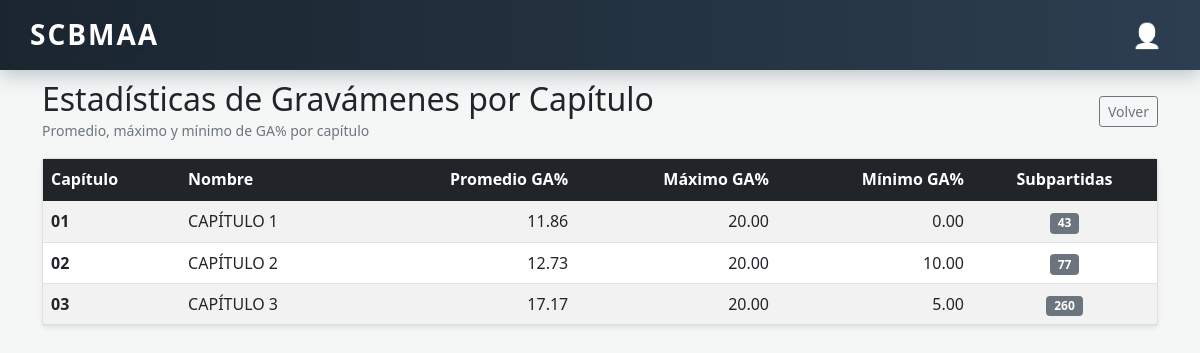
Page /aranceles/estadisticas/ (signed in) on the committed database.
### aranceles/models.py (models this page shows, shortened)
class Capitulo(models.Model):
    id = models.IntegerField(primary_key=True) # Usamos ID manual para coincidir con SQL
    seccion = models.ForeignKey(Seccion, on_delete=models.CASCADE, related_name='capitulos')
    codigo = models.CharField(max_length=10)
    nombre = models.CharField(max_length=255)
    descripcion = models.TextField(blank=True, null=True)

### aranceles/views.py (the view, shortened to what this page needs)
# urls.py: path('estadisticas/', estadisticas_gravamenes, name='estadisticas_gravamenes'),
@login_required
def estadisticas_gravamenes(request):
    estadisticas = []
    capitulos = Capitulo.objects.prefetch_related('partidas__subpartidas').all()
    for cap in capitulos:
        subparts = [s for p in cap.partidas.all() for s in p.subpartidas.all() if s.ga is not None]
        cantidad = len(subparts)
        ga_vals = [float(s.ga) for s in subparts]
        promedio = sum(ga_vals) / len(ga_vals)
        maximo = max(ga_vals)
        minimo = min(ga_vals)
        estadisticas.append({
            'capitulo': cap,
            'promedio': promedio,
            'maximo': maximo,
            'minimo': minimo,
            'cantidad': cantidad
        })
    context = {
        'estadisticas': estadisticas
    }
    return render(request, 'arancel/estadisticas.html', context)

### aranceles/templates/arancel/estadisticas.html (shortened to what this page needs)
{% extends 'base.html' %}
{% load humanize %}
{% block content %}
<div id="top-bar">
    <h1 id="home-link">SCBMAA</h1>
    <div id="user-container">
        <div id="user-icon">👤</div>
    </div>
</div>
<div class="container py-4">
  <div class="d-flex justify-content-between align-items-center mb-3">
    <div>
      <h2 class="mb-0">Estadísticas de Gravámenes por Capítulo</h2>
      <small class="text-muted">Promedio, máximo y mínimo de GA% por capítulo</small>
    </div>
    <div>
      <a class="btn btn-sm btn-outline-secondary" href="{% url 'aranceles:tabla_aranceles' %}">Volver</a>
    </div>
  </div>
  <div class="card shadow-sm">
    <div class="card-body p-0">
      <div class="table-responsive">
        <table class="table table-hover table-striped mb-0">
          <thead class="table-dark">
            <tr>
              <th>Capítulo</th>
              <th>Nombre</th>
              <th class="text-end">Promedio GA%</th>
              <th class="text-end">Máximo GA%</th>
              <th class="text-end">Mínimo GA%</th>
              <th class="text-center">Subpartidas</th>
            </tr>
          </thead>
          <tbody>
            {% for row in estadisticas %}
            <tr>
              <td class="align-middle"><strong>{{ row.capitulo.codigo }}</strong></td>
              <td class="align-middle">{{ row.capitulo.nombre }}</td>
              <td class="align-middle text-end">{% if row.promedio is not None %}{{ row.promedio|floatformat:2 }}{% else %}-{% endif %}</td>
              <td class="align-middle text-end">{% if row.maximo is not None %}{{ row.maximo|floatformat:2 }}{% else %}-{% endif %}</td>
              <td class="align-middle text-end">{% if row.minimo is not None %}{{ row.minimo|floatformat:2 }}{% else %}-{% endif %}</td>
              <td class="align-middle text-center"><span class="badge bg-secondary">{{ row.cantidad }}</span></td>
            </tr>
            {% empty %}
            <tr>
              <td colspan="6">No hay estadísticas disponibles.</td>
            </tr>
            {% endfor %}
          </tbody>
        </table>
      </div>
    </div>
  </div>
</div>
{% endblock %}

### aranceles/templates/arancel/estadisticas.html (style rules this page uses)
:root { --primary-dark: #2c3e50; --primary-darker: #1a252f; --primary-medium: #34495e; --primary-light: #5d6d7e; --shadow-light: rgba(44, 62, 80, 0.1); --shadow-medium: rgba(44, 62, 80, 0.2); --shadow-heavy: rgba(44, 62, 80, 0.3); }
body { font-family: 'Segoe UI', Tahoma, Geneva, Verdana, sans-serif; margin: 0; padding: 0; background-color: #f4f7f6; }
#top-bar { position: fixed; top: 0; left: 0; right: 0; height: 70px; background: linear-gradient(90deg, var(--primary-darker) 0%, var(--primary-dark) 100%); z-index: 1001; display: flex; align-items: center; padding: 0 30px; box-shadow: 0 4px 20px var(--shadow-heavy); backdrop-filter: blur(10px); }
#top-bar h1 { color: #ffffff; margin: 0; font-size: 28px; font-weight: 700; cursor: pointer; letter-spacing: 2px; text-shadow: 2px 2px 4px var(--shadow-medium); transition: opacity 0.3s ease; }
#home-link { color: #ffffff !important; text-decoration: none; }
#user-container { margin-left: auto; position: relative; }
#user-icon { color: white; font-size: 24px; cursor: pointer; padding: 8px; border-radius: 50%; transition: background-color 0.3s ease; display: flex; align-items: center; justify-content: center; filter: brightness(0) invert(1); }
.container.py-4 { padding-top: 90px; }

### rows in the picture
Capitulo: capitulo.codigo "01", capitulo.nombre "CAPÍTULO 1", promedio "11.86", maximo "20.00", minimo "0.00", cantidad "43"
Capitulo: capitulo.codigo "02", capitulo.nombre "CAPÍTULO 2", promedio "12.73", maximo "20.00", minimo "10.00", cantidad "77"
Capitulo: capitulo.codigo "03", capitulo.nombre "CAPÍTULO 3", promedio "17.17", maximo "20.00", minimo "5.00", cantidad "260"
